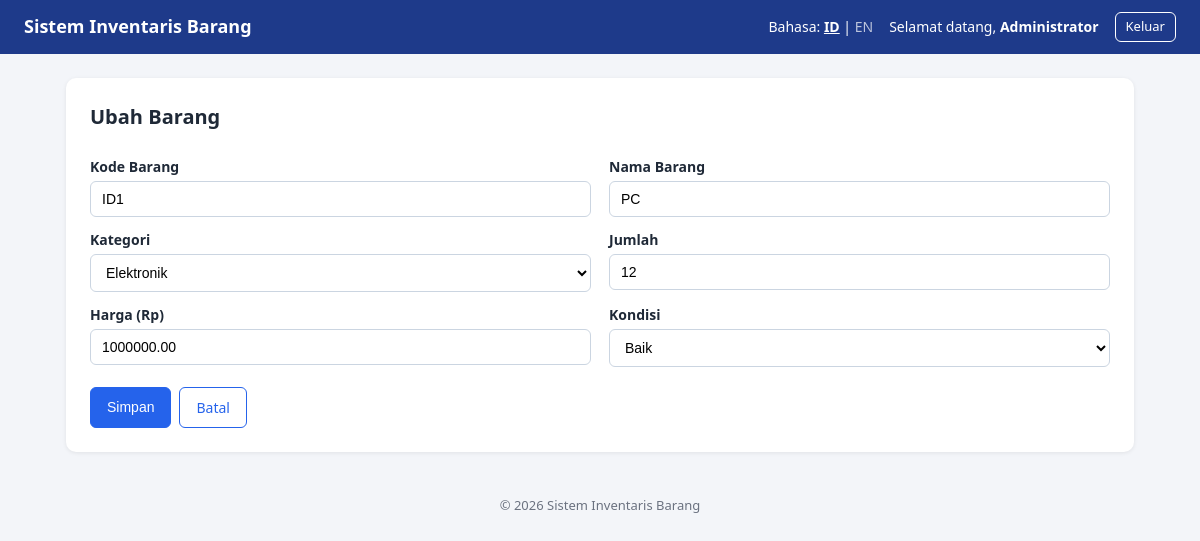
The page /ubah.php?id=2 (signed in) on the database its author committed.
### tables this page shows
CREATE TABLE `barang` (
  `id` int(11) NOT NULL,
  `kode_barang` varchar(20) NOT NULL,
  `nama_barang` varchar(100) NOT NULL,
  `kategori` varchar(50) NOT NULL,
  `jumlah` int(11) NOT NULL DEFAULT 0,
  `harga` decimal(12,2) NOT NULL DEFAULT 0.00,
  `kondisi` enum('baik','rusak ringan','rusak berat') NOT NULL DEFAULT 'baik',
  `created_at` timestamp NOT NULL DEFAULT current_timestamp()
);

### includes/auth.php (called while the page is built, shortened)
<?php
require_once __DIR__ . '/bahasa.php';
function e($teks) {
    return htmlspecialchars((string)$teks, ENT_QUOTES, 'UTF-8');
}

### includes/bahasa.php (called while the page is built, shortened)
<?php
function t($kunci) {
    global $kamus;
    $b = $_SESSION['lang'];
    return htmlspecialchars($kamus[$b][$kunci] ?? $kunci, ENT_QUOTES, 'UTF-8');
}

### includes/form_barang.php (the view, shortened to what this page needs)
<?php
$kat = ['elektronik','furnitur','alat_tulis','perkakas','lainnya'];
$kon = ['baik','rusak ringan','rusak berat'];
function field_err($err, $k) { return isset($err[$k]) ? '<small class="err">' . t($err[$k]) . '</small>' : ''; }
?>
<form method="post" action="<?= e($aksi_url) ?>" novalidate>
  <div class="grid">
    <div><label for="kode_barang"><?= t('kode') ?></label>
      <input type="text" id="kode_barang" name="kode_barang" maxlength="20" value="<?= e($data['kode_barang']) ?>"><?= field_err($err,'kode_barang') ?></div>
    <div><label for="nama_barang"><?= t('nama') ?></label>
      <input type="text" id="nama_barang" name="nama_barang" maxlength="100" value="<?= e($data['nama_barang']) ?>"><?= field_err($err,'nama_barang') ?></div>
    <div><label for="kategori"><?= t('kategori') ?></label>
      <select id="kategori" name="kategori"><option value=""><?= t('pilih') ?></option>
      <?php foreach ($kat as $k): ?><option value="<?= $k ?>" <?= $data['kategori']===$k?'selected':'' ?>><?= t('kat_'.$k) ?></option><?php endforeach; ?>
      </select><?= field_err($err,'kategori') ?></div>
    <div><label for="jumlah"><?= t('jumlah') ?></label>
      <input type="text" id="jumlah" name="jumlah" inputmode="numeric" value="<?= e($data['jumlah']) ?>"><?= field_err($err,'jumlah') ?></div>
    <div><label for="harga"><?= t('harga') ?></label>
      <input type="text" id="harga" name="harga" inputmode="decimal" value="<?= e($data['harga']) ?>"><?= field_err($err,'harga') ?></div>
    <div><label for="kondisi"><?= t('kondisi') ?></label>
      <select id="kondisi" name="kondisi">
      <?php foreach ($kon as $k): ?><option value="<?= $k ?>" <?= $data['kondisi']===$k?'selected':'' ?>><?= t($k) ?></option><?php endforeach; ?>
      </select><?= field_err($err,'kondisi') ?></div>
  </div>
  <div class="actions">
    <button type="submit" class="btn"><?= t('simpan') ?></button>
    <a href="index.php" class="btn btn-outline"><?= t('batal') ?></a>
  </div>
</form>

### assets/style.css (style rules this page uses)
* { box-sizing:border-box }
body { margin:0;font-family:Segoe UI,Roboto,Arial,sans-serif;background:#f3f5f9;color:#1f2937;line-height:1.5 }
label { display:block;margin:12px 0 4px;font-weight:600;font-size:14px }
input,select { width:100%;padding:9px 11px;border:1px solid #cbd5e1;border-radius:6px;font-size:14px;background:#fff }
.btn { display:inline-block;background:#2563eb;color:#fff;border:1px solid #2563eb;padding:9px 16px;border-radius:6px;font-size:14px;cursor:pointer;text-decoration:none }
.btn-outline { background:#fff;color:#2563eb }
.grid { display:grid;grid-template-columns:1fr 1fr;gap:0 18px }
.actions { margin-top:20px;display:flex;gap:8px }

### rows shown on the page
barang: kode_barang "ID1", nama_barang "PC", kategori "Elektronik", jumlah "12", harga "1000000.00"

### other values the page prints
t('app_title') "Sistem Inventaris Barang"
t('bahasa') "Bahasa"
t('welcome') "Selamat datang"
$_SESSION['nama'] "Administrator"
t('logout') "Keluar"
t('ubah') "Ubah Barang"
t('kode') "Kode Barang"
t('nama') "Nama Barang"
t('kategori') "Kategori"
t('jumlah') "Jumlah"
t('harga') "Harga (Rp)"
t('kondisi') "Kondisi"
t('simpan') "Simpan"
t('batal') "Batal"
form field kondisi "Baik"
